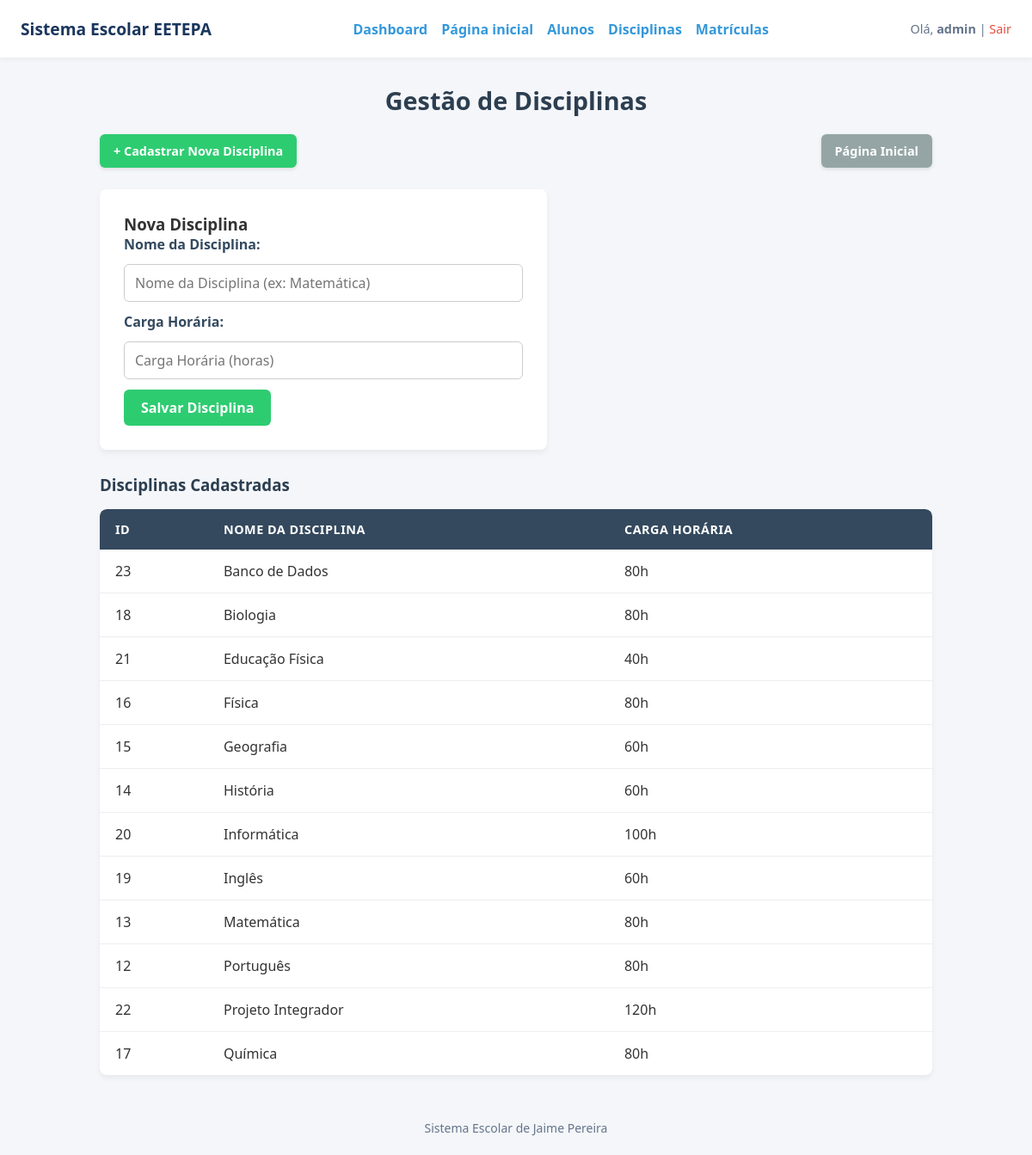
Page /disciplinas/index.php (signed in) on the committed database.
### tables this page shows
CREATE TABLE `disciplinas` (
  `id` int(11) NOT NULL,
  `nome` varchar(100) NOT NULL,
  `carga_horaria` int(11) NOT NULL
);

### disciplinas/index.php (the view, shortened to what this page needs)
<?php
require_once '../config/conexao.php';
try {
    $sql_listar = 'SELECT * FROM disciplinas ORDER BY nome ASC';
    $stmt_listar = $pdo->query($sql_listar);
    $disciplinas = $stmt_listar->fetchAll(PDO::FETCH_ASSOC);
} catch (PDOException $e) {
    $disciplinas = [];
    $erro = 'Erro ao carregar disciplinas: ' . $e->getMessage();
}
$estiloPagina = 'listardisc.css';
include_once __DIR__ . '/../includes/header.php';
?>
        <main class="main-container">
            <h2>Gestão de Disciplinas</h2>
            <nav class="top-actions">
                <a class="btn-primary" href="cadastrar.php">+ Cadastrar Nova Disciplina</a>
                <a class="btn-secondary" href="../index.php">Página Inicial</a>
            </nav>
            <section class="cadastro-disciplina">
                <h3>Nova Disciplina</h3>
                <form method="POST" action="index.php" class="formulario-disciplina">
                    <label for="nome">Nome da Disciplina:</label>
                    <input
                        id="nome"
                        type="text"
                        name="nome"
                        placeholder="Nome da Disciplina (ex: Matemática)"
                        required
                    />
                    <label for="carga_horaria">Carga Horária:</label>
                    <input
                        id="carga_horaria"
                        type="number"
                        name="carga_horaria"
                        placeholder="Carga Horária (horas)"
                        required
                        min="1"
                    />
                    <button type="submit" name="cadastrar">Salvar Disciplina</button>
                </form>
            </section>
            <h3>Disciplinas Cadastradas</h3>
            <div class="table-wrapper">
                <table>
                    <thead>
                        <tr>
                            <th>ID</th>
                            <th>Nome da Disciplina</th>
                            <th>Carga Horária</th>
                        </tr>
                    </thead>
                    <tbody>
                        <?php if (count($disciplinas) > 0): ?>
                            <?php foreach ($disciplinas as $d): ?>
                                <tr>
                                    <td><?= htmlspecialchars($d['id']) ?></td>
                                    <td><?= htmlspecialchars($d['nome']) ?></td>
                                    <td><?= htmlspecialchars($d['carga_horaria']) ?>h</td>
                                </tr>
                            <?php endforeach; ?>
                        <?php else: ?>
                            <tr><td colspan="3">Nenhuma disciplina cadastrada ainda.</td></tr>
                        <?php endif; ?>
                    </tbody>
                </table>
            </div>
        </main>
        <?php include_once __DIR__ . '/../includes/footer.php'; ?>
    </body>
</html>

### includes/header.php (shortened to what this page needs)
<?php
$baseUrl = '/sistema-escolar';
$estiloPagina = $estiloPagina ?? null;
?>
<!DOCTYPE html>
<html lang="pt-BR">
    <head>
        <link rel="stylesheet" href="<?= $baseUrl ?>/assets/css/style.css" />
        <?php if ($estiloPagina !== null): ?>
            <link rel="stylesheet" href="<?= $baseUrl ?>/assets/css/<?= htmlspecialchars($estiloPagina) ?>" />
        <?php endif; ?>
        <link rel="stylesheet" href="<?= $baseUrl ?>/assets/css/rodape.css" />
    </head>
    <body class="app-view">
        <header class="cabecalho-sistema">
            <a class="nome-sistema" href="<?= $baseUrl ?>/index.php">
                Sistema Escolar EETEPA
            </a>
            <nav class="navegacao-sistema" aria-label="Navegação principal">
                <a href="<?= $baseUrl ?>/dashboard.php">Dashboard</a>
                <a href="<?= $baseUrl ?>/index.php">Página inicial</a>
                <a href="<?= $baseUrl ?>/alunos/index.php">Alunos</a>
                <a href="<?= $baseUrl ?>/disciplinas/index.php">Disciplinas</a>
                <a href="<?= $baseUrl ?>/matriculas/index.php">Matrículas</a>
            </nav>
            <div class="usuario-sistema">
                Olá,
                <strong><?= htmlspecialchars($_SESSION['usuario_nome'] ?? 'admin') ?></strong>
                |
                <a href="<?= $baseUrl ?>/logout.php">Sair</a>
            </div>
        </header>

### includes/footer.php
<footer class="site-footer">Sistema Escolar de Jaime Pereira</footer>

### assets/css/style.css (style rules this page uses)
* { margin: 0; padding: 0; box-sizing: border-box; }
body { font-family: 'Segoe UI', Tahoma, Geneva, Verdana, sans-serif; background-color: #f4f6f9; color: #333; display: flex; flex-direction: column; align-items: center; min-height: 100vh; padding: 40px 20px; }
h2 { color: #2b6cb0; margin-bottom: 15px; font-size: 1.3rem; }
body.app-view { padding: 0; align-items: stretch; }
.cabecalho-sistema { width: 100%; display: flex; align-items: center; justify-content: space-between; flex-wrap: wrap; gap: 18px; padding: 20px 24px; background: #fff; box-shadow: 0 2px 5px rgba(0, 0, 0, 0.05); }
.nome-sistema { color: #1a365d; font-size: 1.2rem; font-weight: 700; text-decoration: none; }
.navegacao-sistema { display: flex; align-items: center; flex-wrap: wrap; gap: 16px; }
.navegacao-sistema a { color: #3498db; text-decoration: none; font-weight: 600; }
.usuario-sistema { color: #64748b; font-size: 0.9rem; }
.usuario-sistema a { color: #e74c3c; text-decoration: none; }
.main-container { width: 100%; max-width: 1000px; margin: 0 auto; padding: 30px 16px; }
.app-view .top-actions { align-items: center; justify-content: space-between; max-width: none; }
.app-view .table-wrapper { max-width: none; }
.cadastro-disciplina { max-width: 520px; margin: 20px 0 28px; padding: 28px; background: white; border-radius: 8px; box-shadow: 0 4px 6px rgba(0, 0, 0, 0.05); }
.formulario-disciplina { display: flex; flex-direction: column; gap: 12px; }
.formulario-disciplina label { font-weight: 600; color: #34495e; }
.formulario-disciplina input { width: 100%; padding: 10px 12px; border: 1px solid #ccc; border-radius: 6px; font: inherit; }
.formulario-disciplina button { align-self: flex-start; background: #2ecc71; color: white; border: 0; border-radius: 6px; padding: 10px 20px; font: inherit; font-weight: 600; cursor: pointer; }
.main-container > h3 { margin-bottom: 16px; color: #2c3e50; }

### assets/css/listardisc.css (style rules this page uses)
* { margin: 0; padding: 0; box-sizing: border-box; font-family: 'Segoe UI', Tahoma, Geneva, Verdana, sans-serif; }
body { background-color: #f4f6f9; color: #333; min-height: 100vh; padding: 30px 15px; display: flex; flex-direction: column; align-items: center; }
h2 { color: #2c3e50; margin-bottom: 20px; font-size: 1.8rem; text-align: center; }
.top-actions { display: flex; flex-wrap: wrap; gap: 10px; margin-bottom: 25px; width: 100%; max-width: 800px; }
.btn-primary { display: inline-block; background-color: #2ecc71; color: #ffffff; padding: 10px 16px; border-radius: 6px; font-weight: 600; font-size: 0.9rem; text-decoration: none; box-shadow: 0 2px 4px rgba(0, 0, 0, 0.1); transition: background-color 0.2s; }
.btn-secondary { display: inline-block; background-color: #95a5a6; color: #ffffff; padding: 10px 16px; border-radius: 6px; font-weight: 600; font-size: 0.9rem; text-decoration: none; box-shadow: 0 2px 4px rgba(0, 0, 0, 0.1); transition: background-color 0.2s; }
.table-wrapper { width: 100%; max-width: 800px; overflow-x: auto; border-radius: 8px; box-shadow: 0 4px 6px rgba(0, 0, 0, 0.05); }
table { width: 100%; min-width: 620px; border-collapse: collapse; background-color: #ffffff; border-radius: 8px; overflow: hidden; }
th, td { padding: 14px 18px; text-align: left; }
thead { background-color: #34495e; color: #ffffff; }
th { font-weight: 600; font-size: 0.9rem; text-transform: uppercase; letter-spacing: 0.5px; }
tbody tr { border-bottom: 1px solid #eeeeee; transition: background-color 0.15s; }
tbody tr:last-child { border-bottom: none; }

### assets/css/rodape.css (style rules this page uses)
body { min-height: 100vh; display: flex; flex-direction: column; }
.site-footer { width: 100%; margin-top: auto; padding: 22px 16px; text-align: center; color: #64748b; font: 0.875rem 'Segoe UI', Tahoma, sans-serif; }

### rows in the picture
disciplinas: id "23", nome "Banco de Dados", carga_horaria "80"
disciplinas: id "18", nome "Biologia", carga_horaria "80"
disciplinas: id "21", nome "Educação Física", carga_horaria "40"
disciplinas: id "16", nome "Física", carga_horaria "80"
disciplinas: id "15", nome "Geografia", carga_horaria "60"
disciplinas: id "14", nome "História", carga_horaria "60"
disciplinas: id "20", nome "Informática", carga_horaria "100"
disciplinas: id "19", nome "Inglês", carga_horaria "60"
disciplinas: id "13", nome "Matemática", carga_horaria "80"
disciplinas: id "12", nome "Português", carga_horaria "80"
disciplinas: id "22", nome "Projeto Integrador", carga_horaria "120"
disciplinas: id "17", nome "Química", carga_horaria "80"

### other values in the picture
$_SESSION['usuario_nome'] "admin"
